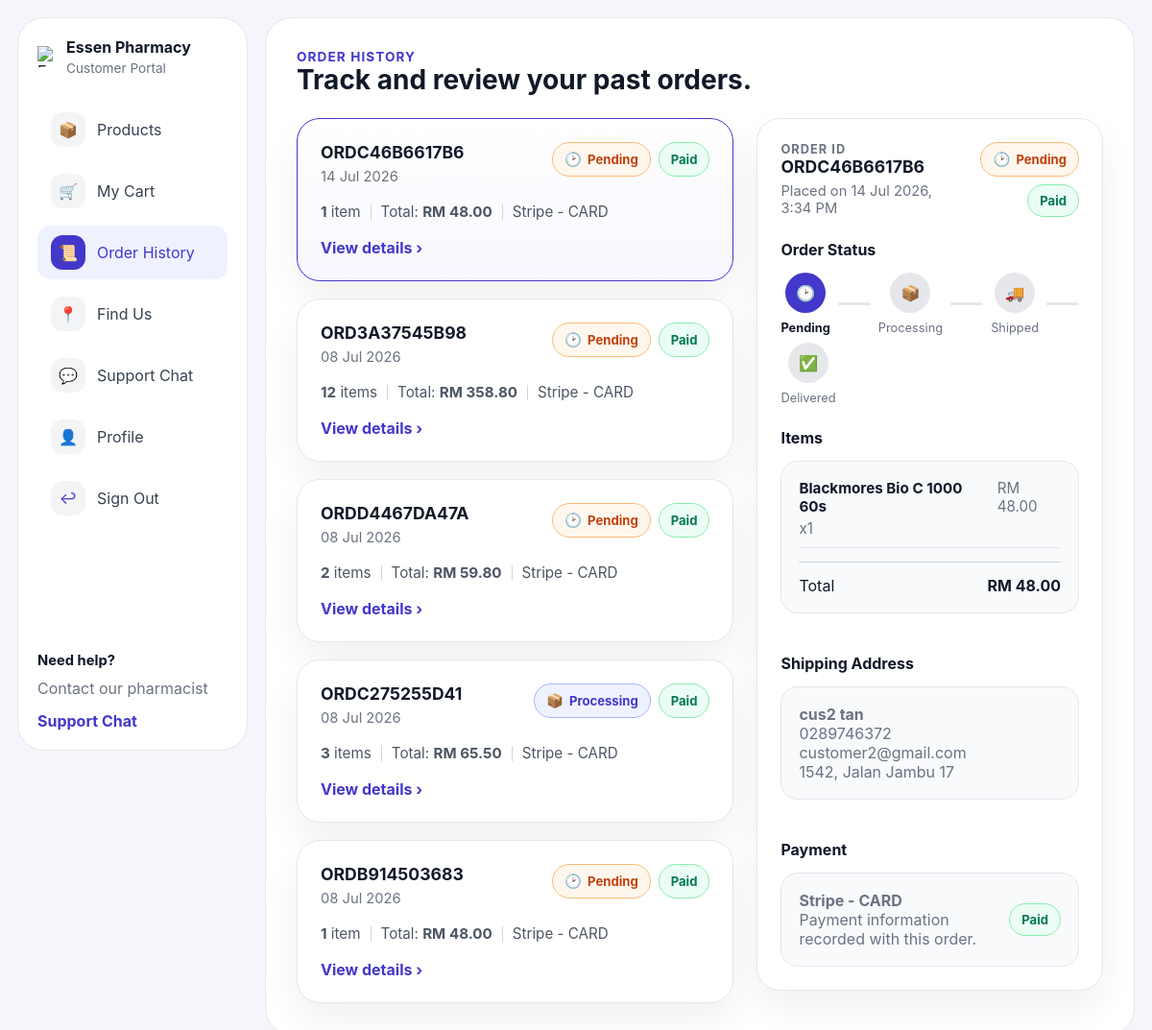
Page /customer/order-history.php (signed in) on the committed database.
### tables this page shows
CREATE TABLE `customer_orders` (
  `order_id` int(10) UNSIGNED NOT NULL,
  `order_code` varchar(20) NOT NULL,
  `customer_id` int(10) UNSIGNED NOT NULL,
  `cashier_user_id` int(10) UNSIGNED DEFAULT NULL,
  `order_date` date NOT NULL DEFAULT curdate(),
  `transaction_datetime` datetime DEFAULT NULL,
  `total` decimal(12,2) NOT NULL DEFAULT 0.00,
  `items` int(10) UNSIGNED NOT NULL DEFAULT 0,
  `status` enum('Pending','Processing','Shipped','Delivered','Cancelled') NOT NULL DEFAULT 'Pending',
  `paymentMethod` varchar(80) DEFAULT 'Unknown',
  `amount_paid` decimal(12,2) DEFAULT NULL,
  `change_amount` decimal(12,2) DEFAULT NULL,
  `order_source` varchar(30) NOT NULL DEFAULT 'Online',
  `created_at` timestamp NULL DEFAULT current_timestamp(),
  `updated_at` timestamp NULL DEFAULT current_timestamp() ON UPDATE current_timestamp()
);

CREATE TABLE `order_items` (
  `order_item_id` int(10) UNSIGNED NOT NULL,
  `order_id` int(10) UNSIGNED NOT NULL,
  `product_name` varchar(255) NOT NULL,
  `quantity` int(10) UNSIGNED NOT NULL DEFAULT 1,
  `unit_price` decimal(10,2) NOT NULL DEFAULT 0.00,
  `created_at` timestamp NULL DEFAULT current_timestamp()
);

CREATE TABLE `customers` (
  `customer_id` int(10) UNSIGNED NOT NULL,
  `user_id` int(10) UNSIGNED DEFAULT NULL,
  `customer_code` varchar(20) NOT NULL,
  `name` varchar(150) NOT NULL,
  `email` varchar(150) NOT NULL,
  `phone` varchar(40) DEFAULT NULL,
  `address` varchar(255) DEFAULT NULL,
  `join_date` date NOT NULL DEFAULT curdate(),
  `status` enum('active','inactive') NOT NULL DEFAULT 'active',
  `created_at` timestamp NULL DEFAULT current_timestamp(),
  `updated_at` timestamp NULL DEFAULT current_timestamp() ON UPDATE current_timestamp()
);

### customer/order-history.php (the view, shortened to what the rows shown need)
<?php
require_once __DIR__ . '/../db.php';
function h($value): string
{
    return htmlspecialchars((string) $value, ENT_QUOTES, 'UTF-8');
}
function resolveCustomerID(int $userId, mysqli $conn): ?int
{
    $customerStmt = $conn->prepare('SELECT customer_id FROM customers WHERE user_id = ? LIMIT 1');
    if ($customerStmt) {
        $customerStmt->bind_param('i', $userId);
        $customerStmt->execute();
        $customerResult = $customerStmt->get_result();
        if ($row = $customerResult->fetch_assoc()) {
            return (int) $row['customer_id'];
        }
    }
    $customerId = (int) $conn->insert_id;
    return $customerId;
}
function getStatusMeta(string $status): array
{
    $map = [
        'Pending' => ['class' => 'status-pending', 'icon' => '&#128337;'],
        'Processing' => ['class' => 'status-processing', 'icon' => '&#128230;'],
        'Shipped' => ['class' => 'status-shipped', 'icon' => '&#128666;'],
        'Delivered' => ['class' => 'status-delivered', 'icon' => '&#9989;'],
        'Cancelled' => ['class' => 'status-cancelled', 'icon' => '&#10060;'],
    ];
    return $map[$status] ?? ['class' => 'status-pending', 'icon' => '&#128337;'];
}
function getPaymentMeta(string $paymentMethod): array
{
    $normalized = strtolower(trim($paymentMethod));
    return ['label' => 'Paid', 'class' => 'payment-paid'];
}
$userId = (int) $_SESSION['userID'];
$customerId = resolveCustomerID($userId, $conn);
$orders = [];
$selectedOrder = null;
$selectedOrderItems = [];
$selectedOrderId = (int) ($_GET['order_id'] ?? 0);
if ($customerId !== null) {
    $orderStmt = $conn->prepare(
        'SELECT o.order_id, o.order_code, o.order_date, o.total, o.items, o.status, o.paymentMethod, o.created_at,
                c.name AS customer_name, c.email AS customer_email, c.phone AS customer_phone, c.address AS customer_address
         FROM customer_orders o
         JOIN customers c ON o.customer_id = c.customer_id
         WHERE o.customer_id = ?
         ORDER BY o.created_at DESC, o.order_id DESC'
    );
    if ($orderStmt) {
        $orderStmt->bind_param('i', $customerId);
        $orderStmt->execute();
        $orderResult = $orderStmt->get_result();
        $orders = $orderResult->fetch_all(MYSQLI_ASSOC);
    }
    if ($selectedOrderId <= 0 && !empty($orders)) {
        $selectedOrderId = (int) $orders[0]['order_id'];
    }
    if ($selectedOrderId > 0) {
        foreach ($orders as $order) {
            if ((int) $order['order_id'] === $selectedOrderId) {
                $selectedOrder = $order;
                break;
            }
        }
        if ($selectedOrder) {
            $itemStmt = $conn->prepare(
                'SELECT product_name, quantity, unit_price
                 FROM order_items
                 WHERE order_id = ?
                 ORDER BY order_item_id ASC'
            );
            if ($itemStmt) {
                $itemStmt->bind_param('i', $selectedOrderId);
                $itemStmt->execute();
                $itemResult = $itemStmt->get_result();
                $selectedOrderItems = $itemResult->fetch_all(MYSQLI_ASSOC);
            }
        }
    }
}
?>
<!DOCTYPE html>
<html lang="en">
<head>
    <link rel="stylesheet" href="css/customer-dashboard.css">
    <link rel="stylesheet" href="css/customer-order-history.css">
</head>
<body>
<div class="customer-layout">
    <aside class="sidebar">
        <div>
            <div class="brand">
                <div>
                    <h1>Essen Pharmacy</h1>
                </div>
            </div>
        </div>
    </aside>
    <main class="main-panel history-panel">
        <header class="page-header">
            <div>
                <h2>Track and review your past orders.</h2>
            </div>
        </header>
        <?php if (empty($orders)): ?>
            <section class="history-empty">
                <div class="history-empty-icon">&#128221;</div>
                <h3>No orders yet</h3>
                <p>Your order history will appear here after your first purchase.</p>
                <a href="dashboard.php" class="history-primary-button">Start Shopping</a>
            </section>
        <?php else: ?>
            <div class="history-layout">
                <section class="history-list">
                    <?php foreach ($orders as $order): ?>
                        <?php
                            $statusMeta = getStatusMeta($order['status']);
                            $paymentMeta = getPaymentMeta($order['paymentMethod']);
                            $isActive = $selectedOrder && (int) $selectedOrder['order_id'] === (int) $order['order_id'];
                        ?>
                        <a href="order-history.php?order_id=<?php echo (int) $order['order_id']; ?>" class="history-card<?php echo $isActive ? ' active' : ''; ?>">
                            <div class="history-card-top">
                                <div>
                                    <h3><?php echo h($order['order_code']); ?></h3>
                                    <p><?php echo h(date('d M Y', strtotime($order['order_date']))); ?></p>
                                </div>
                                <div class="history-badges">
                                    <span class="history-badge <?php echo h($statusMeta['class']); ?>">
                                        <span class="badge-icon"><?php echo $statusMeta['icon']; ?></span>
                                        <?php echo h($order['status']); ?>
                                    </span>
                                    <span class="history-badge <?php echo h($paymentMeta['class']); ?>">
                                        <?php echo h($paymentMeta['label']); ?>
                                    </span>
                                </div>
                            </div>
                            <div class="history-card-meta">
                                <span><strong><?php echo (int) $order['items']; ?></strong> item<?php echo (int) $order['items'] === 1 ? '' : 's'; ?></span>
                                <span>Total: <strong>RM <?php echo number_format((float) $order['total'], 2); ?></strong></span>
                                <span><?php echo h($order['paymentMethod']); ?></span>
                            </div>
                            <span class="history-link-copy">View details &#8250;</span>
                        </a>
                    <?php endforeach; ?>
                </section>
                <aside class="history-detail">
                    <?php if (!$selectedOrder): ?>
                        <div class="history-detail-card">
                            <p>Select an order to see its details.</p>
                        </div>
                    <?php else: ?>
                        <?php $selectedStatusMeta = getStatusMeta($selectedOrder['status']); ?>
                        <?php $selectedPaymentMeta = getPaymentMeta($selectedOrder['paymentMethod']); ?>
                        <section class="history-detail-card">
                            <div class="detail-header">
                                <div>
                                    <p class="detail-label">Order ID</p>
                                    <h3><?php echo h($selectedOrder['order_code']); ?></h3>
                                    <p class="detail-date">Placed on <?php echo h(date('d M Y, g:i A', strtotime($selectedOrder['created_at']))); ?></p>
                                </div>
                                <div class="history-badges">
                                    <span class="history-badge <?php echo h($selectedStatusMeta['class']); ?>">
                                        <span class="badge-icon"><?php echo $selectedStatusMeta['icon']; ?></span>
                                        <?php echo h($selectedOrder['status']); ?>
                                    </span>
                                    <span class="history-badge <?php echo h($selectedPaymentMeta['class']); ?>">
                                        <?php echo h($selectedPaymentMeta['label']); ?>
                                    </span>
                                </div>
                            </div>
                            <div class="timeline-card">
                                <h4>Order Status</h4>
                                <?php if ($selectedOrder['status'] === 'Cancelled'): ?>
                                    <div class="cancelled-state">
                                        <span class="cancelled-icon">&#10060;</span>
                                        <div>
                                            <strong>Order Cancelled</strong>
                                            <p>This order is no longer being processed.</p>
                                        </div>
                                    </div>
                                <?php else: ?>
                                    <div class="timeline">
                                        <?php
                                            $steps = ['Pending', 'Processing', 'Shipped', 'Delivered'];
                                            $currentIndex = array_search($selectedOrder['status'], $steps, true);
                                        ?>
                                        <?php foreach ($steps as $index => $step): ?>
                                            <?php $stepMeta = getStatusMeta($step); ?>
                                            <?php $isComplete = $index <= $currentIndex; ?>
                                            <div class="timeline-step">
                                                <div class="timeline-node<?php echo $isComplete ? ' complete' : ''; ?>">
                                                    <?php echo $stepMeta['icon']; ?>
                                                </div>
                                                <span class="timeline-label<?php echo $isComplete ? ' complete' : ''; ?>"><?php echo h($step); ?></span>
                                            </div>
                                            <?php if ($index < count($steps) - 1): ?>
                                                <div class="timeline-line<?php echo $index < $currentIndex ? ' complete' : ''; ?>"></div>
                                            <?php endif; ?>
                                        <?php endforeach; ?>
                                    </div>
                                <?php endif; ?>
                            </div>
                            <div class="detail-grid">
                                <div class="detail-section">
                                    <h4>Items</h4>
                                    <div class="detail-box">
                                        <?php foreach ($selectedOrderItems as $item): ?>
                                            <div class="detail-row">
                                                <div>
                                                    <strong><?php echo h($item['product_name']); ?></strong>
                                                    <span>x<?php echo (int) $item['quantity']; ?></span>
                                                </div>
                                                <span>RM <?php echo number_format((float) $item['unit_price'] * (int) $item['quantity'], 2); ?></span>
                                            </div>
                                        <?php endforeach; ?>
                                        <div class="detail-total">
                                            <span>Total</span>
                                            <strong>RM <?php echo number_format((float) $selectedOrder['total'], 2); ?></strong>
                                        </div>
                                    </div>
                                </div>
                                <div class="detail-section">
                                    <h4>Shipping Address</h4>
                                    <div class="detail-box">
                                        <p class="address-name"><?php echo h($selectedOrder['customer_name']); ?></p>
                                        <p><?php echo h($selectedOrder['customer_phone'] ?: '-'); ?></p>
                                        <p><?php echo h($selectedOrder['customer_email'] ?: '-'); ?></p>
                                        <p><?php echo h($selectedOrder['customer_address'] ?: 'No address saved.'); ?></p>
                                    </div>
                                </div>
                                <div class="detail-section">
                                    <h4>Payment</h4>
                                    <div class="detail-box payment-box">
                                        <div>
                                            <p class="payment-method"><?php echo h($selectedOrder['paymentMethod']); ?></p>
                                            <p class="payment-note">Payment information recorded with this order.</p>
                                        </div>
                                        <span class="history-badge <?php echo h($selectedPaymentMeta['class']); ?>">
                                            <?php echo h($selectedPaymentMeta['label']); ?>
                                        </span>
                                    </div>
                                </div>
                            </div>
                        </section>
                    <?php endif; ?>
                </aside>
            </div>
        <?php endif; ?>
    </main>
</div>
</body>
</html>

### rows in the picture
customer_orders: order_code "ORDC46B6617B6", order_date "14 Jul 2026", status "🕑", status "Pending", paymentMethod "Paid", items "1", total "48.00", paymentMethod "Stripe - CARD", created_at "14 Jul 2026, 3:34 PM"
customer_orders: order_code "ORD3A37545B98", order_date "08 Jul 2026", status "🕑", status "Pending", paymentMethod "Paid", items "12", total "358.80", paymentMethod "Stripe - CARD"
customer_orders: order_code "ORDD4467DA47A", order_date "08 Jul 2026", status "🕑", status "Pending", paymentMethod "Paid", items "2", total "59.80", paymentMethod "Stripe - CARD"
customer_orders: order_code "ORDC275255D41", order_date "08 Jul 2026", status "📦", status "Processing", paymentMethod "Paid", items "3", total "65.50", paymentMethod "Stripe - CARD"
customer_orders: order_code "ORDB914503683", order_date "08 Jul 2026", status "🕑", status "Pending", paymentMethod "Paid", items "1", total "48.00", paymentMethod "Stripe - CARD"
order_items: product_name "Blackmores Bio C 1000 60s", quantity "1", (float)$item['unit_price']*(int)$item['quantity'] "48.00"
customers: name "cus2 tan", phone "0289746372", email "customer2@gmail.com", address "1542, Jalan Jambu 17"

### other values in the picture
$stepMeta['icon'] "🕑"
$step "Pending"
$stepMeta['icon'] "📦"
$step "Processing"
$stepMeta['icon'] "🚚"
$step "Shipped"
$stepMeta['icon'] "✅"
$step "Delivered"
